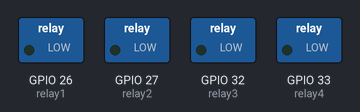
The program below on a simulated ESP32 board running MicroPython. Parts: switched loads named in the program (green lamp = pin HIGH). At 8.0 s the program stops and its outputs stay as they are.

Above: at 0.1 s.
At 2.1 s:
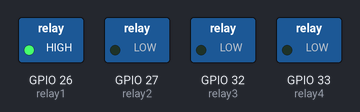
At 4.1 s:
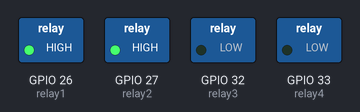
At 6.1 s:
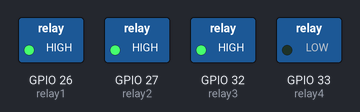
At 8.1 s:
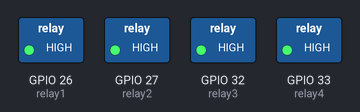
Timing chart, 0 to 9.5 s (numbered marks = the images above):
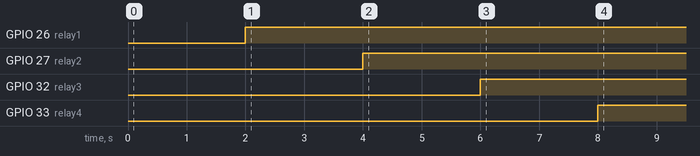

The program:

relay_test.py
```python
from machine import  Pin
import utime

relay1 = Pin(26, Pin.OUT)
relay2 = Pin(27, Pin.OUT)
relay3 = Pin(32, Pin.OUT)
relay4 = Pin(33, Pin.OUT)

relay_list = [relay1, relay2, relay3, relay4]

def on_relay(relay):
    relay.value(0)

def off_relay(relay):
    relay.value(1)

for i in relay_list:
    on_relay(i)
    utime.sleep(2)
    off_relay(i)
```

Measured:
- by itself, GPIO 26 (relay1): LOW → HIGH at 2.0 s
- by itself, GPIO 27 (relay2): LOW → HIGH at 4.0 s
- by itself, GPIO 32 (relay3): LOW → HIGH at 6.0 s
- by itself, GPIO 33 (relay4): LOW → HIGH at 8.0 s
